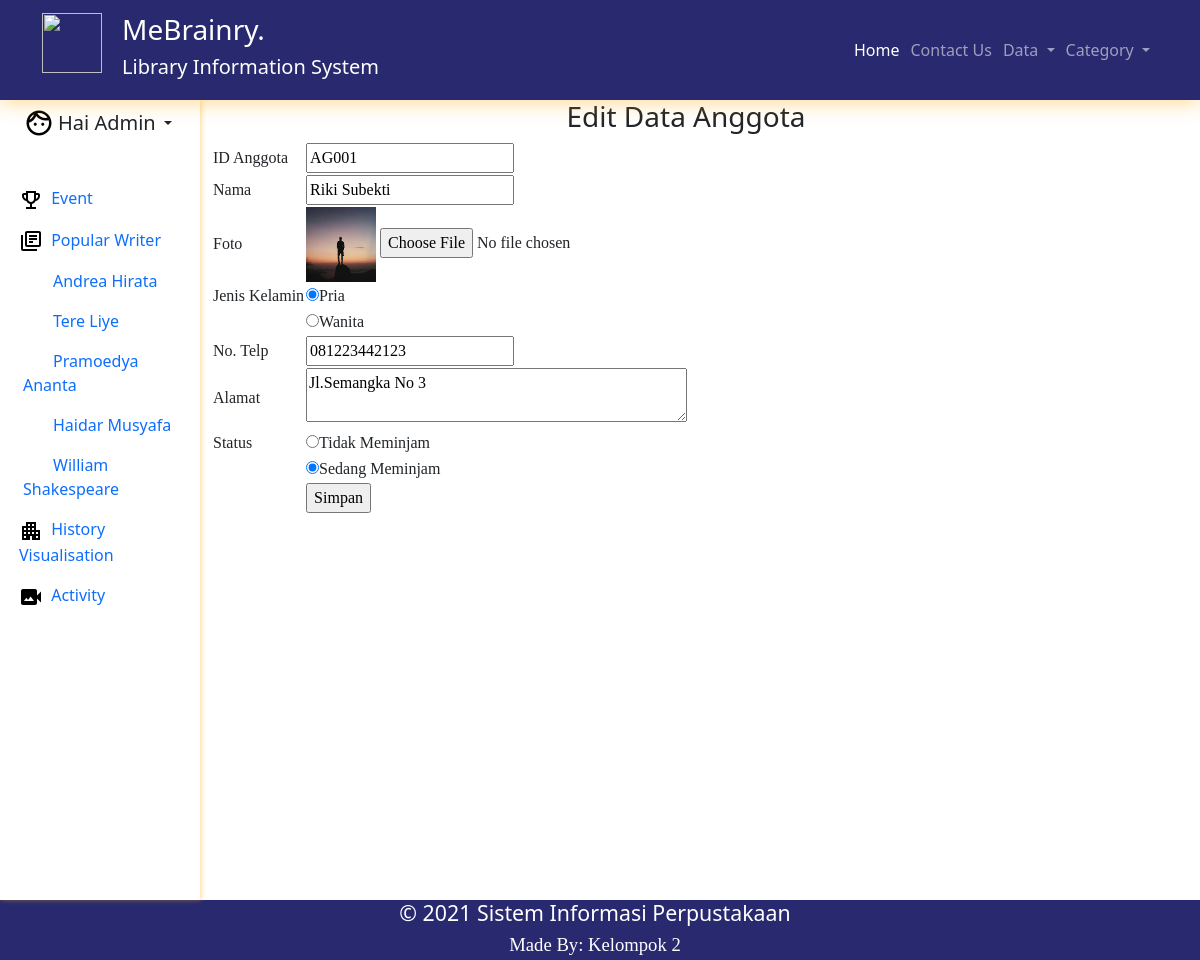
Page /index.php?p=anggota-edit&id=AG001 (signed in) on the committed database.
### tables this page shows
CREATE TABLE `tbanggota` (
  `idanggota` varchar(5) NOT NULL,
  `nama` varchar(30) NOT NULL,
  `jeniskelamin` varchar(10) NOT NULL,
  `no_telp` varchar(12) NOT NULL,
  `alamat` varchar(40) NOT NULL,
  `foto` varchar(100) NOT NULL,
  `status` varchar(20) NOT NULL
);

### pages/anggota-edit.php (the view, shortened to what this page needs)
<?php
	$id_anggota=$_GET['id'];
	$q_tampil_anggota=mysqli_query($db,"SELECT * FROM tbanggota WHERE idanggota='$id_anggota'");
	$r_tampil_anggota=mysqli_fetch_array($q_tampil_anggota);
	if(empty($r_tampil_anggota['foto'])or($r_tampil_anggota['foto']=='-'))
				$foto = "admin-no-photo.jpg";
			else
				$foto = $r_tampil_anggota['foto'];
?>
<center><div id="label-page"><h3>Edit Data Anggota</h3></div></center>
<div id="content">
	<form action="proses/anggota-edit-proses.php" method="post" enctype="multipart/form-data">
	<table id="tabel-input">
		<tr>
			<td class="label-formulir">ID Anggota</td>
			<td class="isian-formulir"><input type="text" name="id_anggota" value="<?php echo $r_tampil_anggota['idanggota']; ?>" readonly="readonly" class="isian-formulir isian-formulir-border warna-formulir-disabled"></td>
		</tr>
		<tr>
			<td class="label-formulir">Nama</td>
			<td class="isian-formulir"><input type="text" name="nama" value="<?php echo $r_tampil_anggota['nama']; ?>" class="isian-formulir isian-formulir-border"></td>
		</tr>
		<tr>
			<td class="label-formulir">Foto</td>
			<td class="isian-formulir">
			<img src="images/<?php echo $foto; ?>" width=70px height=75px>
			<input type="file" name="foto" class="isian-formulir isian-formulir-border">
			</td>
		</tr>
		<tr>
			<td class="label-formulir">Jenis Kelamin</td>
			<?php
			if($r_tampil_anggota['jeniskelamin']=="Pria")
			{
				echo "<td class='isian-formulir'><input type='radio' name='jenis_kelamin' value='Pria' checked>Pria</label></td>
					</tr>
		<tr>
			<td class='label-formulir'></td>
			<td class='isian-formulir'><input type='radio' name='jenis_kelamin' value='Wanita'>Wanita</td>";
			}
			elseif($r_tampil_anggota['jeniskelamin']=="Wanita")
			{
				echo "<td class='isian-formulir'><input type='radio' name='jenis_kelamin' value='Pria'>Pria</label></td>
					</tr>
		<tr>
			<td class='label-formulir'></td>
			<td class='isian-formulir'><input type='radio' name='jenis_kelamin' value='Wanita' checked>Wanita</td>";
			}
			?>
		</tr>
		<tr>
			<td class="label-formulir">No. Telp</td>
			<td class="isian-formulir"><input type="text" name="no_telp" value="<?php echo $r_tampil_anggota['no_telp']; ?>" class="isian-formulir isian-formulir-border"></td>
		</tr>
		<tr>
			<td class="label-formulir">Alamat</td>
			<td class="isian-formulir"><textarea rows="2" cols="40" name="alamat" class="isian-formulir isian-formulir-border"><?php echo $r_tampil_anggota['alamat']; ?></textarea></td>
		</tr>
		<tr>
			<td class="label-formulir">Status</td>
			<?php
			if($r_tampil_anggota['status']=="Tidak Meminjam")
			{
				echo "<td class='isian-formulir'><input type='radio' name='status' value='Tidak Meminjam' checked>Tidak Meminjam</label></td>
		</tr>
		<tr>
			<td class='label-formulir'></td>
			<td class='isian-formulir'><input type='radio' name='status' value='Sedang Meminjam'>Sedang Meminjam</td>";
			}
			elseif($r_tampil_anggota['status']=="Sedang Meminjam")
			{
				echo "<td class='isian-formulir'><input type='radio' name='status' value='Tidak Meminjam'>Tidak Meminjam</label></td>
		</tr>
		<tr>
			<td class='label-formulir'></td>
			<td class='isian-formulir'><input type='radio' name='status' value='Sedang Meminjam' checked>Sedang Meminjam</td>";
			}
			?>
		</tr>
		<tr>
			<td class="label-formulir"></td>
			<td class="isian-formulir"><input type="submit" name="simpan" value="Simpan" id="tombol-simpan"></td>
		</tr>
	</table>
	</form>
</div>

### style_index.css (style rules this page uses)
#content { float: left; width: 100%; min-height: 454px; background-image: 2px solid #c4c4c4; padding: 0px; margin-bottom: 6px; font-family: "poppins"; }

### rows in the picture
tbanggota: id_anggota "AG001", nama "Riki Subekti", foto (picture), no_telp "081223442123", alamat "Jl.Semangka No 3"

### other values in the picture
$_SESSION['sesi'] "Admin"
